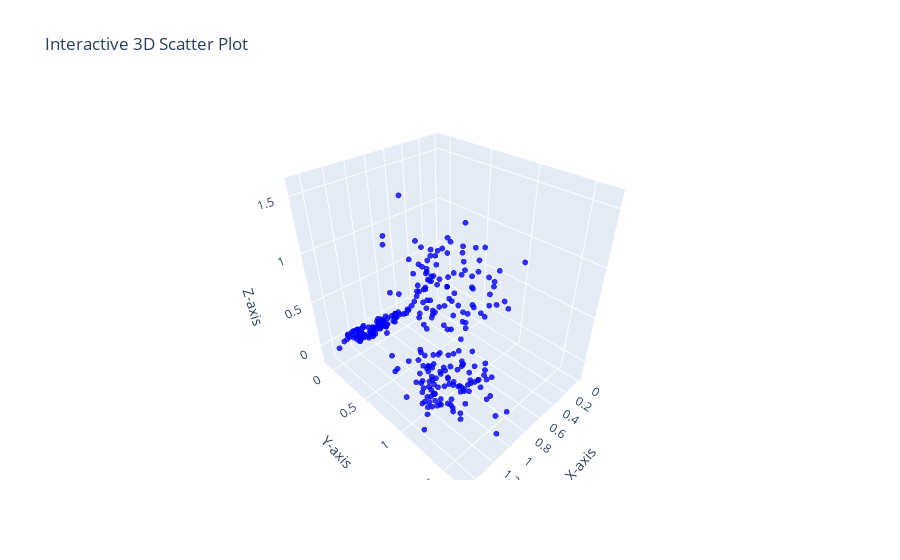

Notebook source saved alongside this figure:
### Code cell
# Sample data (replace this with your own 3D data)
x = np.hstack([step1_coords[0],step2_coords[0],step3_coords[0]])
y = np.hstack([step1_coords[1],step2_coords[1],step3_coords[1]])
z = np.hstack([step1_coords[2],step2_coords[2],step3_coords[2]])

# Create a trace for the 3D scatter plot
scatter_trace = go.Scatter3d(
    x=x,
    y=y,
    z=z,
    mode='markers',
    marker=dict(
        size=2,
        color='blue',        # You can customize the color of the markers here
        opacity=0.8,
    )
)

# Create the layout for the 3D plot
layout = go.Layout(
    scene=dict(
        xaxis=dict(title='X-axis'),
        yaxis=dict(title='Y-axis'),
        zaxis=dict(title='Z-axis')
    ),
    title='Interactive 3D Scatter Plot'
)

# Create the figure and add the trace and layout
fig = go.Figure(data=[scatter_trace], layout=layout)

# Show the interactive plot
fig.show()

### Figure 1 — Plotly figure (JSON) as saved in the notebook; plotly's stock layout.template omitted (floating-point values rounded to 4 significant figures; data arrays with more than 128 entries replaced by an {"elided": "..."} marker saying what was removed)
{"data": [{"marker": {"color": "blue", "opacity": 0.8, "size": 2}, "mode": "markers", "type": "scatter3d", "x": {"elided": "303 float values"}, "y": {"elided": "303 float values"}, "z": {"elided": "303 float values"}}], "layout": {"scene": {"xaxis": {"title": {"text": "X-axis"}}, "yaxis": {"title": {"text": "Y-axis"}}, "zaxis": {"title": {"text": "Z-axis"}}}, "title": {"text": "Interactive 3D Scatter Plot"}}}
